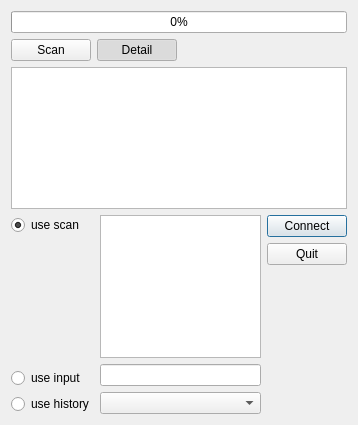
<?xml version="1.0" encoding="UTF-8"?>
<ui version="4.0">
 <class>ScanIpDiaog</class>
 <widget class="QDialog" name="ScanIpDiaog">
  <property name="geometry">
   <rect>
    <x>0</x>
    <y>0</y>
    <width>358</width>
    <height>425</height>
   </rect>
  </property>
  <property name="windowTitle">
   <string>Connection</string>
  </property>
  <layout class="QVBoxLayout" name="mainLayout">
   <item>
    <widget class="QProgressBar" name="progressBar">
     <property name="value">
      <number>0</number>
     </property>
    </widget>
   </item>
   <item>
    <layout class="QHBoxLayout" name="horizontalLayout_3">
     <item>
      <widget class="QPushButton" name="scan_btn">
       <property name="text">
        <string>Scan</string>
       </property>
       <property name="autoDefault">
        <bool>true</bool>
       </property>
      </widget>
     </item>
     <item>
      <widget class="QPushButton" name="detail_btn">
       <property name="text">
        <string>Detail</string>
       </property>
       <property name="checkable">
        <bool>true</bool>
       </property>
       <property name="checked">
        <bool>true</bool>
       </property>
       <property name="autoDefault">
        <bool>false</bool>
       </property>
      </widget>
     </item>
     <item>
      <spacer name="horizontalSpacer">
       <property name="orientation">
        <enum>Qt::Horizontal</enum>
       </property>
       <property name="sizeHint" stdset="0">
        <size>
         <width>40</width>
         <height>20</height>
        </size>
       </property>
      </spacer>
     </item>
    </layout>
   </item>
   <item>
    <widget class="QTextBrowser" name="textBrowser"/>
   </item>
   <item>
    <layout class="QHBoxLayout" name="horizontalLayout">
     <item>
      <layout class="QVBoxLayout" name="verticalLayout_2">
       <item>
        <widget class="QRadioButton" name="scan_radio">
         <property name="minimumSize">
          <size>
           <width>0</width>
           <height>20</height>
          </size>
         </property>
         <property name="text">
          <string>use scan</string>
         </property>
         <property name="checked">
          <bool>true</bool>
         </property>
        </widget>
       </item>
       <item>
        <spacer name="verticalSpacer">
         <property name="orientation">
          <enum>Qt::Vertical</enum>
         </property>
         <property name="sizeType">
          <enum>QSizePolicy::Expanding</enum>
         </property>
         <property name="sizeHint" stdset="0">
          <size>
           <width>20</width>
           <height>70</height>
          </size>
         </property>
        </spacer>
       </item>
       <item>
        <widget class="QRadioButton" name="input_radio">
         <property name="minimumSize">
          <size>
           <width>0</width>
           <height>20</height>
          </size>
         </property>
         <property name="text">
          <string>use input</string>
         </property>
        </widget>
       </item>
       <item>
        <widget class="QRadioButton" name="history_ratio">
         <property name="minimumSize">
          <size>
           <width>0</width>
           <height>20</height>
          </size>
         </property>
         <property name="text">
          <string>use history</string>
         </property>
        </widget>
       </item>
      </layout>
     </item>
     <item>
      <layout class="QVBoxLayout" name="verticalLayout_3">
       <item>
        <widget class="QListWidget" name="listWidget"/>
       </item>
       <item>
        <widget class="QLineEdit" name="input_edit"/>
       </item>
       <item>
        <widget class="QComboBox" name="comboBox">
         <property name="currentIndex">
          <number>-1</number>
         </property>
        </widget>
       </item>
      </layout>
     </item>
     <item>
      <layout class="QVBoxLayout" name="verticalLayout">
       <item>
        <widget class="QPushButton" name="connect_btn">
         <property name="text">
          <string>Connect</string>
         </property>
         <property name="default">
          <bool>true</bool>
         </property>
        </widget>
       </item>
       <item>
        <widget class="QPushButton" name="quit_btn">
         <property name="text">
          <string>Quit</string>
         </property>
        </widget>
       </item>
       <item>
        <spacer name="verticalSpacer_3">
         <property name="orientation">
          <enum>Qt::Vertical</enum>
         </property>
         <property name="sizeHint" stdset="0">
          <size>
           <width>20</width>
           <height>40</height>
          </size>
         </property>
        </spacer>
       </item>
      </layout>
     </item>
    </layout>
   </item>
  </layout>
 </widget>
 <resources/>
 <connections/>
</ui>
